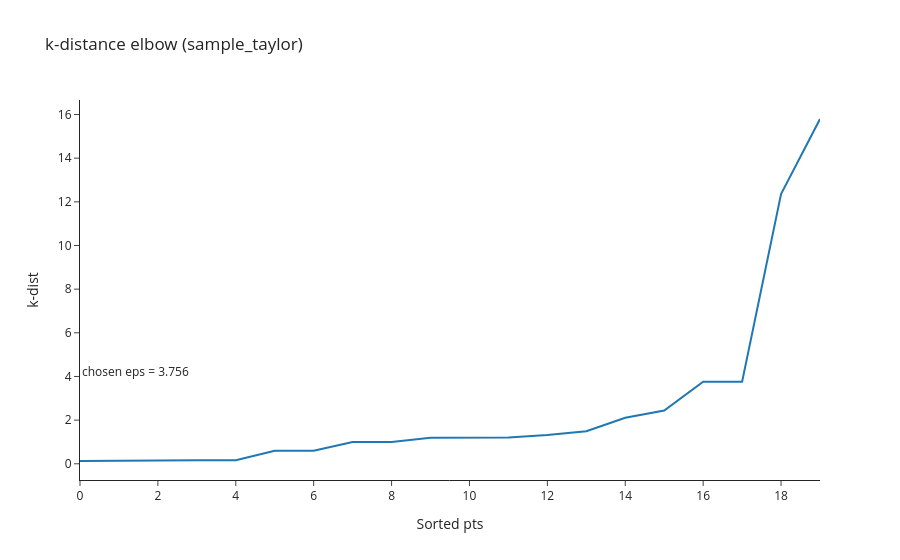
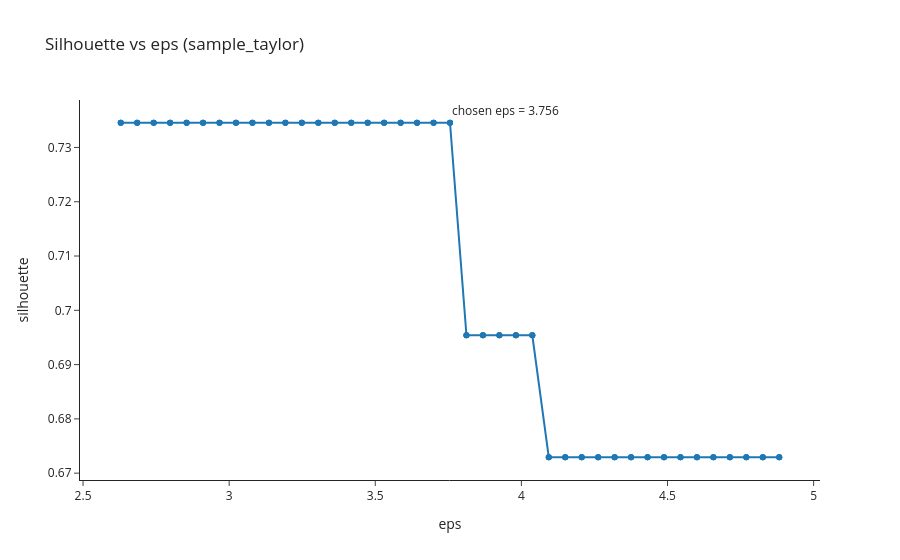
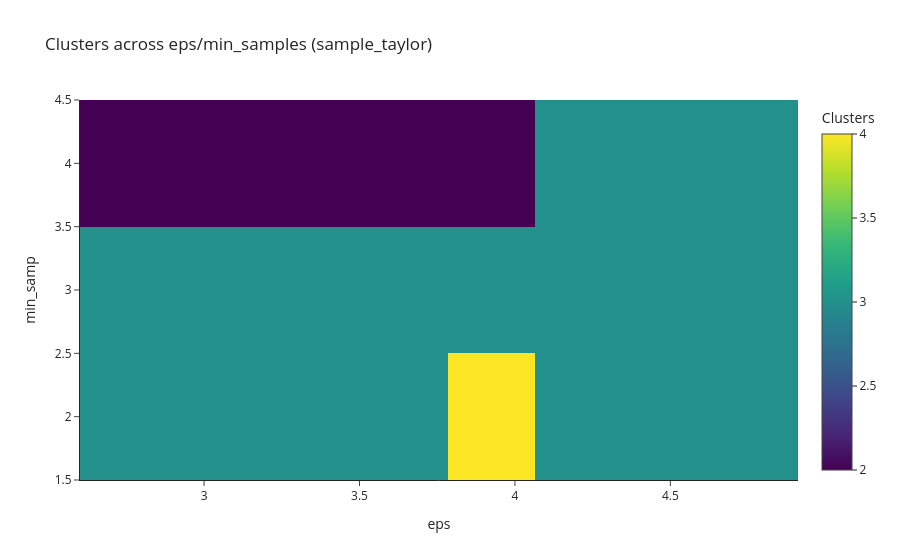
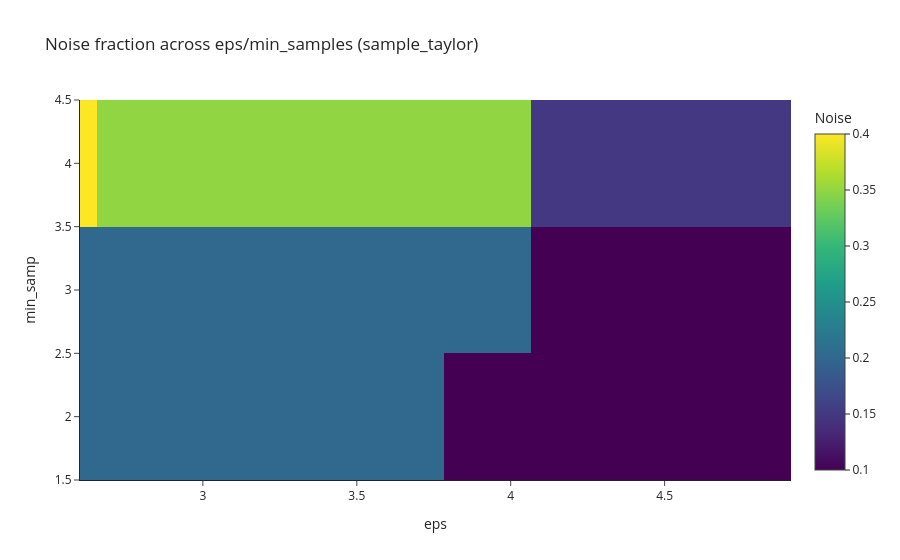

Notebook cell for these charts, in order:
### Code cell
dataset_name = list_datasets[0].get("NAME", "climate")

ALL_RESULTS[dataset_name]["figures"]["k_distance"].show()
ALL_RESULTS[dataset_name]["figures"]["silhouette_vs_eps"].show()
ALL_RESULTS[dataset_name]["figures"]["clusters_heatmap"].show()
ALL_RESULTS[dataset_name]["figures"]["noise_heatmap"].show()
ALL_RESULTS[dataset_name]["figures"]["silhouette_heatmap"].show()
ALL_RESULTS[dataset_name]["figures"]["bootstrap_ari_hist"].show()
